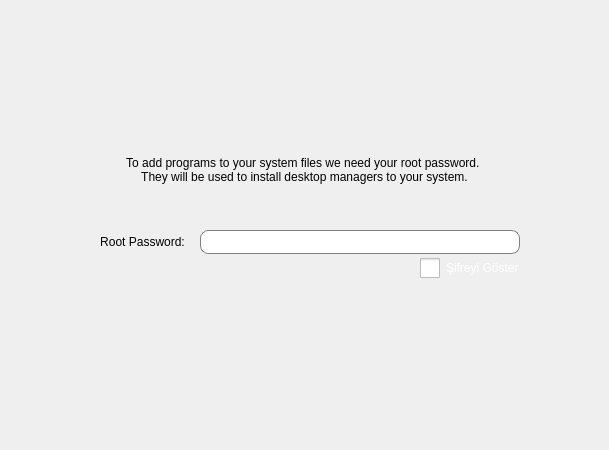
                  <widget class="QWidget" name="rootPage">
                   <layout class="QGridLayout" name="gridLayout_7">
                    <item row="4" column="1">
                     <layout class="QVBoxLayout" name="verticalLayout_3">
                      <property name="spacing">
                       <number>4</number>
                      </property>
                      <property name="bottomMargin">
                       <number>0</number>
                      </property>
                      <item>
                       <layout class="QHBoxLayout" name="horizontalLayout_5" stretch="0,0">
                        <property name="spacing">
                         <number>5</number>
                        </property>
                        <property name="leftMargin">
                         <number>0</number>
                        </property>
                        <property name="topMargin">
                         <number>0</number>
                        </property>
                        <item>
                         <widget class="QLabel" name="rootLabel_2">
                          <property name="minimumSize">
                           <size>
                            <width>105</width>
                            <height>0</height>
                           </size>
                          </property>
                          <property name="maximumSize">
                           <size>
                            <width>16777215</width>
                            <height>25</height>
                           </size>
                          </property>
                          <property name="styleSheet">
                           <string notr="true"/>
                          </property>
                          <property name="text">
                           <string>Root Password:</string>
                          </property>
                          <property name="alignment">
                           <set>Qt::AlignCenter</set>
                          </property>
                         </widget>
                        </item>
                        <item>
                         <widget class="QLineEdit" name="rootPass">
                          <property name="minimumSize">
                           <size>
                            <width>320</width>
                            <height>0</height>
                           </size>
                          </property>
                          <property name="styleSheet">
                           <string notr="true">#rootPass {
        background-color: qlineargradient(spread:pad, x1:0.5, y1:0, x2:0.516304, y2:0.653,
            stop:0 rgba(171, 171, 171, 255), stop:1 rgba(255, 255, 255, 255));
	lineedit-password-character: 9679;
        color: #333333;
        border: 1px solid gray;
        border-radius: 8px;
        font-size: 17px
    }

    QLineEdit:hover {
        background-color: qlineargradient(spread:pad, x1:0.5, y1:1, x2:0.5, y2:0.9,
            stop:0 rgba(171, 3, 3, 255), stop:1 rgba(255, 255, 255, 255));
        color: #333333;
        border: 1px solid gray;
        border-radius: 3px;
    }

    QLineEdit:disabled {
        border: 1px solid gray;
        border-radius: 5px
    }
</string>
                          </property>
                          <property name="echoMode">
                           <enum>QLineEdit::Password</enum>
                          </property>
                         </widget>
                        </item>
                       </layout>
                      </item>
                      <item>
                       <layout class="QHBoxLayout" name="horizontalLayout_6">
                        <property name="spacing">
                         <number>6</number>
                        </property>
                        <item>
                         <spacer name="horizontalSpacer_4">
                          <property name="orientation">
                           <enum>Qt::Horizontal</enum>
                          </property>
                          <property name="sizeHint" stdset="0">
                           <size>
                            <width>40</width>
                            <height>20</height>
                           </size>
                          </property>
                         </spacer>
                        </item>
                        <item>
                         <widget class="QCheckBox" name="showPasswordCheckBox">
                          <property name="styleSheet">
                           <string notr="true">QCheckBox {
        color: white;
    }

    QCheckBox::indicator {
        width: 20px;
        height: 20px;
    }

    QCheckBox::indicator:unchecked {
        image: url(:/images/checkbox_unchecked.png);
    }

    QCheckBox::indicator:unchecked:hover {
        image: url(:/icons/checkbox_unchecked_hover.png);
    }


    QCheckBox::indicator:checked {
        image: url(:/icons/checkbox_checked.png);
    }

    QCheckBox::indicator:checked:hover {
        image: url(:/icons/checkbox_checked_hover.png);
    }</string>
                          </property>
                          <property name="text">
                           <string>Şifreyi Göster</string>
                          </property>
                         </widget>
                        </item>
                       </layout>
                      </item>
                     </layout>
                    </item>
                    <item row="4" column="2">
                     <spacer name="horizontalSpacer_6">
                      <property name="orientation">
                       <enum>Qt::Horizontal</enum>
                      </property>
                      <property name="sizeHint" stdset="0">
                       <size>
                        <width>72</width>
                        <height>20</height>
                       </size>
                      </property>
                     </spacer>
                    </item>
                    <item row="4" column="0">
                     <spacer name="horizontalSpacer_5">
                      <property name="orientation">
                       <enum>Qt::Horizontal</enum>
                      </property>
                      <property name="sizeHint" stdset="0">
                       <size>
                        <width>73</width>
                        <height>20</height>
                       </size>
                      </property>
                     </spacer>
                    </item>
                    <item row="1" column="1">
                     <spacer name="verticalSpacer_3">
                      <property name="orientation">
                       <enum>Qt::Vertical</enum>
                      </property>
                      <property name="sizeHint" stdset="0">
                       <size>
                        <width>20</width>
                        <height>100</height>
                       </size>
                      </property>
                     </spacer>
                    </item>
                    <item row="2" column="0" colspan="3">
                     <widget class="QLabel" name="rootLabel">
                      <property name="styleSheet">
                       <string notr="true"/>
                      </property>
                      <property name="text">
                       <string>&lt;!DOCTYPE HTML PUBLIC &quot;-//W3C//DTD HTML 4.0//EN&quot; &quot;http://www.w3.org/TR/REC-html40/strict.dtd&quot;&gt;
&lt;html&gt;&lt;head&gt;&lt;meta name=&quot;qrichtext&quot; content=&quot;1&quot; /&gt;&lt;style type=&quot;text/css&quot;&gt;
p, li { white-space: pre-wrap; }
&lt;/style&gt;&lt;/head&gt;&lt;body style=&quot; font-family:'Sans'; font-size:10pt; font-weight:400; font-style:normal;&quot;&gt;
&lt;p align=&quot;center&quot; style=&quot; margin-top:0px; margin-bottom:0px; margin-left:0px; margin-right:0px; -qt-block-indent:0; text-indent:0px;&quot;&gt;&lt;img src=&quot;:/icons/admin.png&quot; /&gt;&lt;/p&gt;
&lt;p align=&quot;center&quot; style=&quot;-qt-paragraph-type:empty; margin-top:0px; margin-bottom:0px; margin-left:0px; margin-right:0px; -qt-block-indent:0; text-indent:0px;&quot;&gt;&lt;br /&gt;&lt;/p&gt;
&lt;p align=&quot;center&quot; style=&quot;-qt-paragraph-type:empty; margin-top:0px; margin-bottom:0px; margin-left:0px; margin-right:0px; -qt-block-indent:0; text-indent:0px;&quot;&gt;&lt;br /&gt;&lt;/p&gt;
&lt;p align=&quot;center&quot; style=&quot; margin-top:0px; margin-bottom:0px; margin-left:0px; margin-right:0px; -qt-block-indent:0; text-indent:0px;&quot;&gt;&lt;span style=&quot; font-family:'Sans Serif'; font-size:9pt;&quot;&gt;To add programs to your system files we need your root password. &lt;/span&gt;&lt;/p&gt;
&lt;p align=&quot;center&quot; style=&quot; margin-top:0px; margin-bottom:0px; margin-left:0px; margin-right:0px; -qt-block-indent:0; text-indent:0px;&quot;&gt;&lt;span style=&quot; font-family:'Sans Serif'; font-size:9pt;&quot;&gt;They will be used to install desktop managers to your system.&lt;/span&gt;&lt;/p&gt;&lt;/body&gt;&lt;/html&gt;</string>
                      </property>
                      <property name="wordWrap">
                       <bool>true</bool>
                      </property>
                      <property name="margin">
                       <number>10</number>
                      </property>
                     </widget>
                    </item>
                    <item row="3" column="0">
                     <spacer name="verticalSpacer_5">
                      <property name="orientation">
                       <enum>Qt::Vertical</enum>
                      </property>
                      <property name="sizeHint" stdset="0">
                       <size>
                        <width>20</width>
                        <height>40</height>
                       </size>
                      </property>
                     </spacer>
                    </item>
                    <item row="5" column="1">
                     <spacer name="verticalSpacer_4">
                      <property name="orientation">
                       <enum>Qt::Vertical</enum>
                      </property>
                      <property name="sizeHint" stdset="0">
                       <size>
                        <width>20</width>
                        <height>161</height>
                       </size>
                      </property>
                     </spacer>
                    </item>
                   </layout>
                  </widget>
